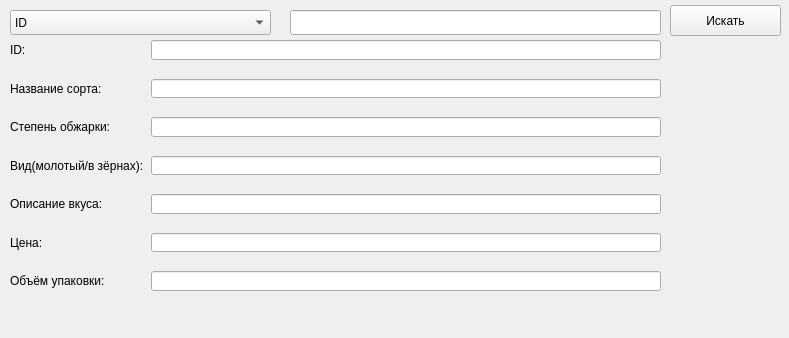
<?xml version="1.0" encoding="UTF-8"?>
<ui version="4.0">
 <class>MainWindow</class>
 <widget class="QMainWindow" name="MainWindow">
  <property name="geometry">
   <rect>
    <x>0</x>
    <y>0</y>
    <width>789</width>
    <height>338</height>
   </rect>
  </property>
  <property name="windowTitle">
   <string>Film Search</string>
  </property>
  <widget class="QWidget" name="centralwidget">
   <widget class="QComboBox" name="category">
    <property name="geometry">
     <rect>
      <x>10</x>
      <y>10</y>
      <width>261</width>
      <height>25</height>
     </rect>
    </property>
    <item>
     <property name="text">
      <string>ID</string>
     </property>
    </item>
    <item>
     <property name="text">
      <string>Название сорта</string>
     </property>
    </item>
    <item>
     <property name="text">
      <string>Степень обжарки</string>
     </property>
    </item>
    <item>
     <property name="text">
      <string>Вид(молотый/взёрнах)</string>
     </property>
    </item>
    <item>
     <property name="text">
      <string>Описание вкуса</string>
     </property>
    </item>
    <item>
     <property name="text">
      <string>Цена</string>
     </property>
    </item>
    <item>
     <property name="text">
      <string>Объём упаковки</string>
     </property>
    </item>
   </widget>
   <widget class="QLineEdit" name="inp">
    <property name="geometry">
     <rect>
      <x>290</x>
      <y>10</y>
      <width>371</width>
      <height>25</height>
     </rect>
    </property>
   </widget>
   <widget class="QPushButton" name="search">
    <property name="geometry">
     <rect>
      <x>670</x>
      <y>5</y>
      <width>111</width>
      <height>31</height>
     </rect>
    </property>
    <property name="text">
     <string>Искать</string>
    </property>
   </widget>
   <widget class="QWidget" name="formLayoutWidget">
    <property name="geometry">
     <rect>
      <x>10</x>
      <y>40</y>
      <width>651</width>
      <height>251</height>
     </rect>
    </property>
    <layout class="QFormLayout" name="formLayout">
     <property name="sizeConstraint">
      <enum>QLayout::SetNoConstraint</enum>
     </property>
     <property name="fieldGrowthPolicy">
      <enum>QFormLayout::ExpandingFieldsGrow</enum>
     </property>
     <property name="rowWrapPolicy">
      <enum>QFormLayout::DontWrapRows</enum>
     </property>
     <property name="horizontalSpacing">
      <number>7</number>
     </property>
     <property name="verticalSpacing">
      <number>19</number>
     </property>
     <property name="rightMargin">
      <number>0</number>
     </property>
     <property name="bottomMargin">
      <number>0</number>
     </property>
     <item row="0" column="0">
      <widget class="QLabel" name="label">
       <property name="text">
        <string>ID:</string>
       </property>
      </widget>
     </item>
     <item row="0" column="1">
      <widget class="QLineEdit" name="id"/>
     </item>
     <item row="1" column="0">
      <widget class="QLabel" name="label_2">
       <property name="text">
        <string>Название сорта:</string>
       </property>
      </widget>
     </item>
     <item row="1" column="1">
      <widget class="QLineEdit" name="sort"/>
     </item>
     <item row="2" column="0">
      <widget class="QLabel" name="label_3">
       <property name="text">
        <string>Степень обжарки:</string>
       </property>
      </widget>
     </item>
     <item row="2" column="1">
      <widget class="QLineEdit" name="roast"/>
     </item>
     <item row="3" column="0">
      <widget class="QLabel" name="label_4">
       <property name="text">
        <string>Вид(молотый/в зёрнах):</string>
       </property>
      </widget>
     </item>
     <item row="3" column="1">
      <widget class="QLineEdit" name="kind"/>
     </item>
     <item row="4" column="0">
      <widget class="QLabel" name="label_5">
       <property name="text">
        <string>Описание вкуса:</string>
       </property>
      </widget>
     </item>
     <item row="4" column="1">
      <widget class="QLineEdit" name="taste"/>
     </item>
     <item row="5" column="0">
      <widget class="QLabel" name="label_6">
       <property name="text">
        <string>Цена:</string>
       </property>
      </widget>
     </item>
     <item row="5" column="1">
      <widget class="QLineEdit" name="value"/>
     </item>
     <item row="6" column="0">
      <widget class="QLabel" name="label_7">
       <property name="text">
        <string>Объём упаковки:</string>
       </property>
      </widget>
     </item>
     <item row="6" column="1">
      <widget class="QLineEdit" name="volume"/>
     </item>
    </layout>
   </widget>
   <widget class="QLabel" name="log">
    <property name="geometry">
     <rect>
      <x>10</x>
      <y>290</y>
      <width>451</width>
      <height>41</height>
     </rect>
    </property>
    <property name="text">
     <string/>
    </property>
   </widget>
  </widget>
 </widget>
 <resources/>
 <connections/>
</ui>
